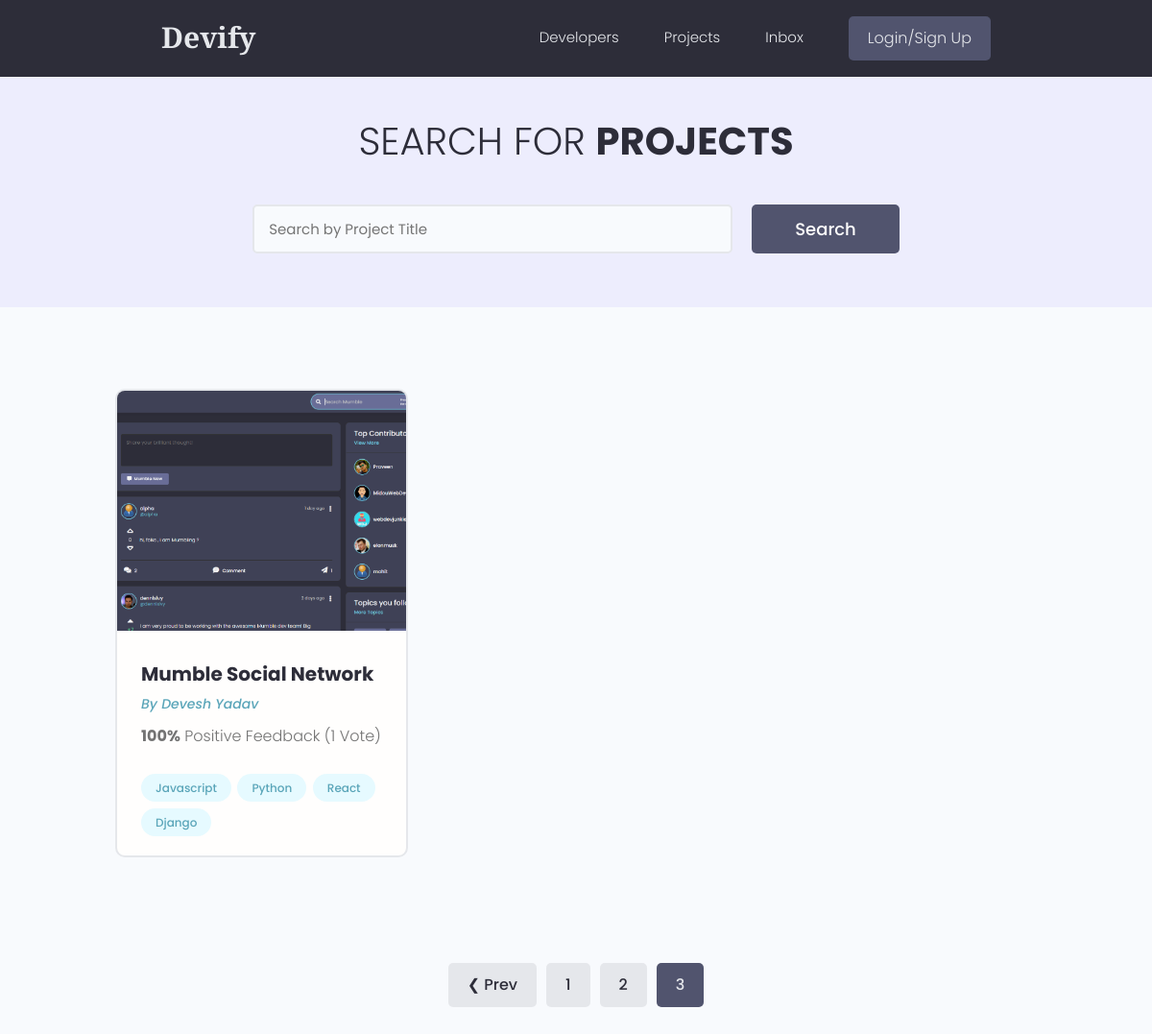
Page /projects/?page=3 on the earlier database version.
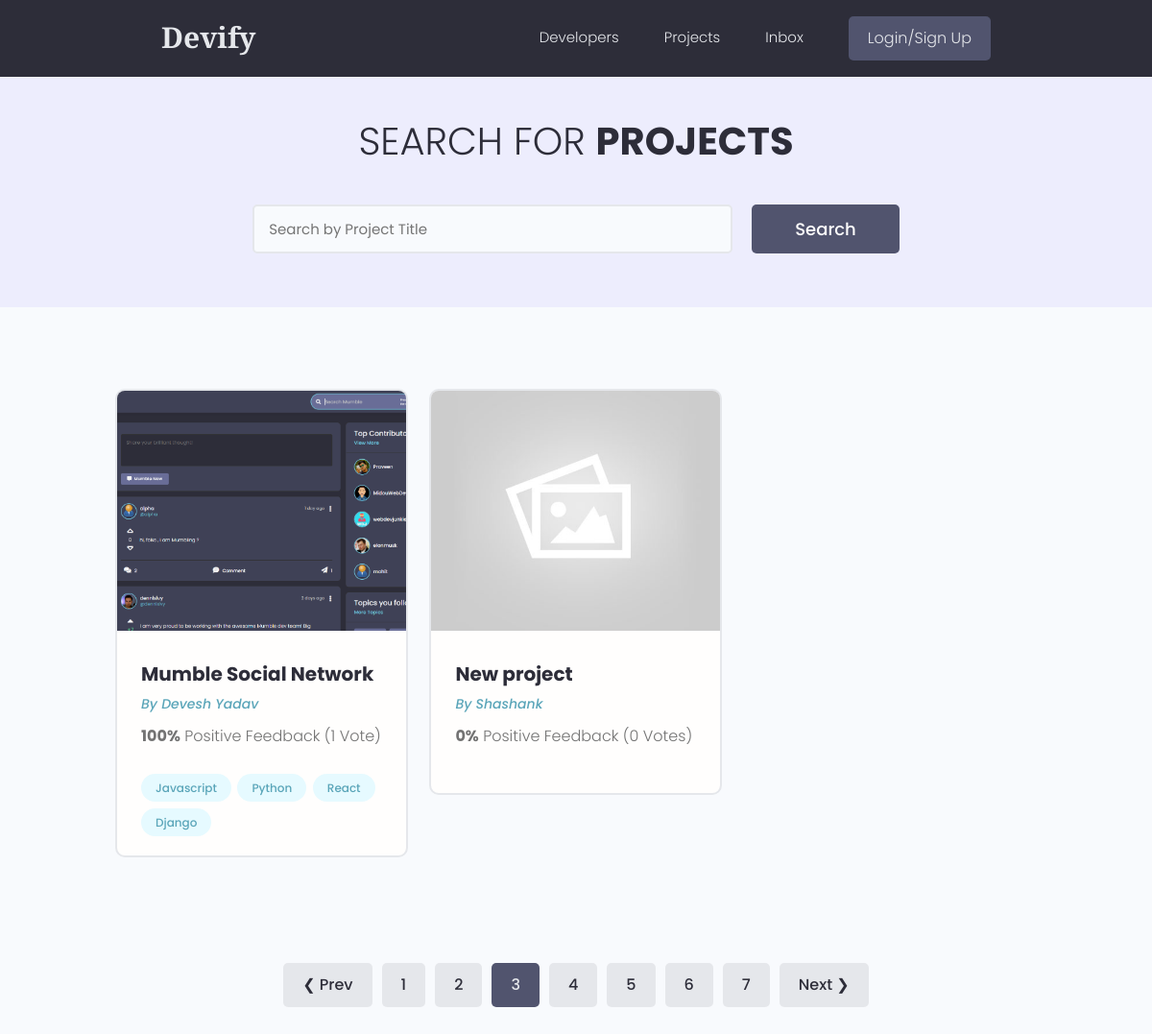
Same page on the later database version.
### projects/models.py (models this page shows, shortened)
class Project(models.Model):
    owner = models.ForeignKey(Profile, null=True, blank=True,on_delete=models.SET_NULL)
    title = models.CharField(max_length=200)
    description = models.TextField(null=True, blank=True)
    featured_image = models.ImageField(null=True, blank=True,default="default.jpg")
    demo_link = models.CharField(max_length=2000, null=True, blank=True)
    source_link = models.CharField(max_length=2000, null=True, blank=True)
    tags = models.ManyToManyField('Tag',blank=True)
    vote_total = models.IntegerField(default=0,null=True,blank=True)
    vote_ratio = models.IntegerField(default=0,null=True,blank=True)
    created = models.DateTimeField(auto_now_add=True)
    id = models.UUIDField(default=uuid.uuid4, unique=True , primary_key=True, editable=False)
    class Meta:
        ordering = ['-vote_total']

class Tag(models.Model):
    name = models.CharField(max_length=200)
    created = models.DateTimeField(auto_now_add=True)
    id = models.UUIDField(default=uuid.uuid4, unique=True , primary_key=True, editable=False)
    def __str__(self):
        return self.name

### users/models.py (models this page shows, shortened)
class Profile(models.Model):
    user = models.OneToOneField(User, on_delete=models.CASCADE , null=True, blank=True)
    name = models.CharField(max_length=200, blank=True, null=True)
    email = models.EmailField(max_length=500,blank=True,null=True)
    username = models.CharField(max_length=200, blank=True, null=True)
    location = models.CharField(max_length=200, blank=True, null=True)
    short_intro = models.CharField(max_length=2000,blank=True,null=True)
    bio = models.TextField(blank=True, null=True)
    profile_image = models.ImageField(blank=True, null=True, upload_to = 'profiles/',default='profiles/user-default.png')
    social_github = models.CharField(max_length=200, blank=True, null=True)
    social_twitter = models.CharField(max_length=200, blank=True, null=True)
    social_linkedin = models.CharField(max_length=200, blank=True, null=True)
    social_youtube = models.CharField(max_length=200, blank=True, null=True)
    social_website = models.CharField(max_length=200, blank=True, null=True)
    created = models.DateTimeField(auto_now_add=True)
    id = models.UUIDField(default=uuid.uuid4, unique=True , primary_key=True, editable=False)

### projects/views.py (the view)
# urls.py: path('projects/',include('projects.urls')),
def projects(request):
    projects,search_query = searchProjects(request)
    custom_range, projects = paginateProjects(request, projects,2)
    context = {'projects':projects,'search_query':search_query,'custom_range':custom_range}
    return render(request,'projects/projects.html',context)

### projects/utils.py (called while the page is built)
def paginateProjects(request,projects,results):
    page = request.GET.get('page')
    paginator = Paginator(projects,results)
    try :
        projects = paginator.page(page)
    except PageNotAnInteger:
        page = 1
        projects = paginator.page(page)
    except EmptyPage:
        page = paginator.num_pages
        projects = paginator.page(page)
    leftIndex = (int(page)-4)
    if leftIndex < 1:
        leftIndex = 1
    rightIndex = (int(page)+5)
    if rightIndex > paginator.num_pages:
        rightIndex = paginator.num_pages + 1
    custom_range = range(leftIndex,rightIndex)
    return custom_range, projects

def searchProjects(request):
    search_query = ''
    if request.GET.get('search_query'):
        search_query = request.GET.get('search_query')
    tags = Tag.objects.filter(name__icontains= search_query)
    projects = Project.objects.distinct().filter(
        Q(title__icontains = search_query) |
        Q(description__icontains = search_query) |
        Q(owner__name__icontains = search_query) |
        Q(tags__in=tags)
    )
    return projects,search_query

### projects/templates/projects/projects.html (shortened to what this page needs)
{% extends 'main.html' %}
{% block content %}
<main class="projects">
  <section class="hero-section text-center">
    <div class="container container--narrow">
      <div class="hero-section__box">
        <h2>Search for <span>Projects</span></h2>
      </div>
      <div class="hero-section__search">
        <form class="form" action="{% url 'projects' %}" method="get">
          <div class="form__field">
            <input class="input input--text" id="formInput#search" type="text" name="search_query"
              placeholder="Search by Project Title" value="{{search_query}}" />
          </div>
          <input class="btn btn--sub btn--lg" type="submit" value="Search" />
        </form>
      </div>
    </div>
  </section>
  <section class="projectsList">
    <div class="container">
      <div class="grid grid--three">
        {% for project in projects %}
        <div class="column">
          <div class="card project">
            <a href="{% url 'project' project.id %}" class="project">
              <img class="project__thumbnail" src="{{ project.featured_image.url }}" alt="project thumbnail" />
              <div class="card__body">
                <h3 class="project__title">{{project.title}}</h3>
                <p><a class="project__author" href="{% url 'user-profile' project.owner.id %}">By
                    {{project.owner.name}}</a></p>
                <p class="project--rating">
                  <span style="font-weight: bold;">{{project.vote_ratio}}%</span> Positive
                  Feedback ({{project.vote_total}} Vote{{project.vote_total|pluralize:"s"}})
                </p>
                <div class="project__tags">
                  {% for tag in project.tags.all %}
                  <span class="tag tag--pill tag--main">
                    <small>{{tag}}</small>
                  </span>
                  {% endfor %}
                </div>
              </div>
            </a>
          </div>
        </div>
        {% endfor %}
      </div>
    </div>
  </section>
  {% include 'pagination.html' with queryset=projects custom_range=custom_range %}
</main>
{% endblock content %}

Differences in the rows shown:
added Project: featured_image (placeholder picture), title "New project", owner.name "Shashank", vote_ratio "0", vote_total "0"
Other differences:
new list line: "4"
new list line: "5"
new list line: "6"
new list line: "7"
text now shown: "Next ❯"
